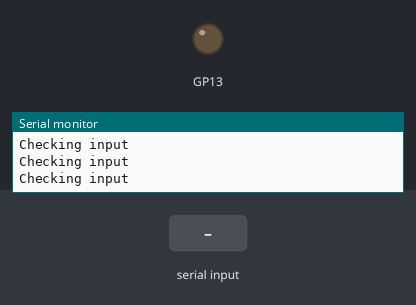
Recording of a sketch running on a simulated Raspberry Pi Pico. On the bench: output pins drawn as LEDs (lit = HIGH), the last lines printed to the serial monitor. The inputs (shaded band) are chosen by the test bench.

Above: at 2.8 s.
2.9 s: "n" received over Serial
At 5.8 s:
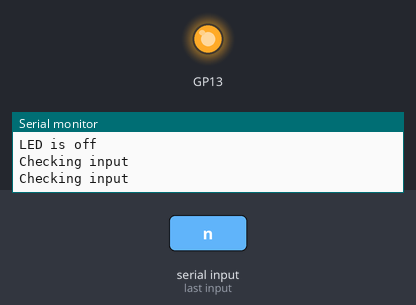
Timing chart, 0 to 11.0 s (numbered marks = the images above; inputs shaded):
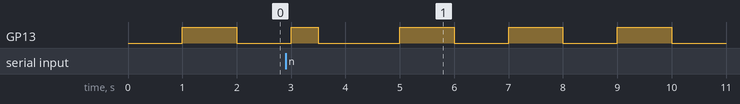

The sketch:

led_on_off.ino
```cpp
char blueToothVal;           //value sent over via bluetooth
char lastValue;              //stores last state of device (on/off)
int sig;

void setup()
{
 Serial.begin(9600);
 pinMode(13,OUTPUT);
 sig = HIGH;
}


void loop1()
{
  if (sig==LOW)
  {
    sig = HIGH;
  }
  else
  {
    sig = LOW;
  }
  digitalWrite(13,sig);
  delay(1000);
 /*
  else if (blueToothVal=='f')
  {//if value from bluetooth serial is n
    digitalWrite(13,LOW);             //turn off LED
    if (lastValue!='f')
      Serial.println(F("LED is off")); //print LED is on
    lastValue=blueToothVal;
  }
  delay(1000);
  */
}

void loop()
{
  Serial.print(F("Checking input\n"));
  if(Serial.available()>0)
  {//if there is data being recieved
    blueToothVal=Serial.read(); //read it
  }
 if (blueToothVal=='n')
  {//if value from bluetooth serial is n
    digitalWrite(13,HIGH);            //switch on LED
    if (lastValue!='n')
      Serial.println(F("LED is on")); //print LED is on
    lastValue=blueToothVal;
    delay(500);
    digitalWrite(13,LOW);
    blueToothVal='\0';
    Serial.println(F("LED is off")); //print LED is off
  }
  delay(1000);
 /*
  else if (blueToothVal=='f')
  {//if value from bluetooth serial is n
    digitalWrite(13,LOW);             //turn off LED
    if (lastValue!='f')
      Serial.println(F("LED is off")); //print LED is on
    lastValue=blueToothVal;
  }
  delay(1000);
  */
}
```
